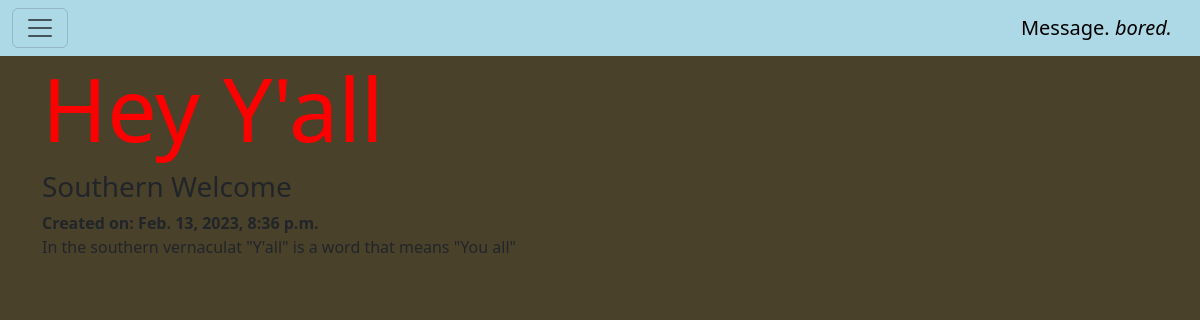
The app's page /posts/1/ with its own data.
### posts/models.py (models this page shows, shortened)
class Post(models.Model):
    title = models.CharField(max_length=128)
    subtitle = models.CharField(max_length=128)
    body = models.TextField()
    created_on = models.DateTimeField(auto_now_add=True)

### posts/views.py (the view)
# urls.py: path("<int:pk>/", PostDetailView.as_view(), name="detail")
class PostDetailView(DetailView):
        template_name = "detail.html"
        model = Post

### templates/detail.html (shortened to what this page needs)
{% extends 'base.html' %}
{% block content %}
<h1>{{ post.title }}</h1>
<h3>{{ post.subtitle }}</h3>
<strong>Created on: {{ post.created_on }}</strong>
<p>{{ post.body }}</p>
{% endblock content %}

### static/css/base.css (style rules this page uses)
h1, h3 { justify-content: center; }
h1 { color: red; font-size: 88px; }
body { background-color: #4A412A; }

### records on screen
Post: title "Hey Y'all", subtitle "Southern Welcome", created_on "Feb. 13, 2023, 8:36 p.m.", body "In the southern vernaculat \"Y'all\" is a word that means \"You all\""
